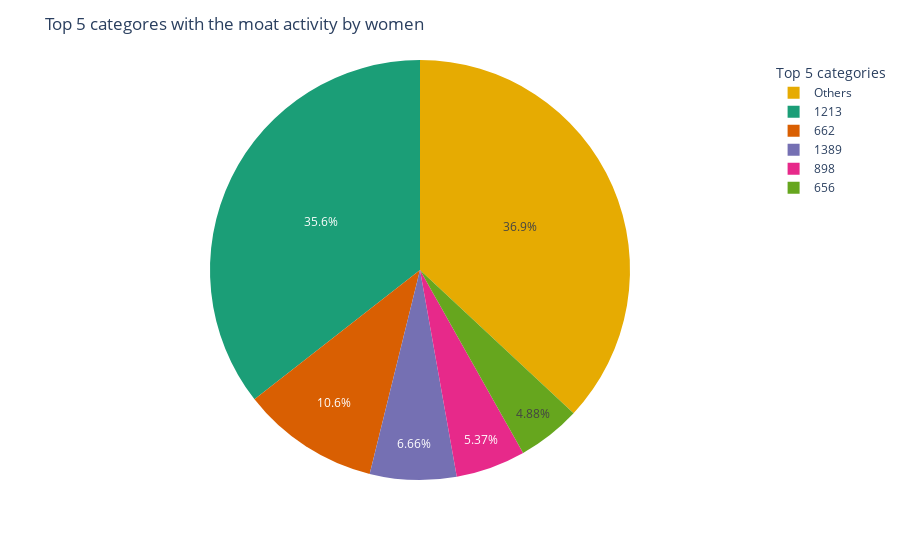

The notebook cell saved with this chart:
### Code cell
x=dff.groupby('category_id').count()
x = x.iloc[:, 0:1]
x = x.rename(columns={"user_id": "Cat_count"})
x=x.reset_index()
x.sort_values('Cat_count',ascending=False,inplace=True)
new_df = x.iloc[5:]
s=new_df['Cat_count'].sum()
x = x.iloc[:5]
x['category_id'] = x['category_id'].astype(str)
x.loc[len(df)] = ['Others', s]
fig = px.pie(x, values='Cat_count', names='category_id', 
             color='category_id', color_discrete_sequence=px.colors.qualitative.Dark2,
             labels={'category_id': 'Category ID', 'Cat_count': 'Cat_Count'})
fig.update_layout(legend_title='Top 5 categories', title_text="Top 5 categores with the moat activity by women")

fig.show()

### Figure 1 — Plotly figure (JSON) as saved in the notebook; plotly's stock layout.template omitted (floating-point values rounded to 4 significant figures)
{"data": [{"customdata": [["1213"], ["662"], ["1389"], ["898"], ["656"], ["Others"]], "domain": {"x": [0, 1], "y": [0, 1]}, "hovertemplate": "Category ID=%{customdata[0]}<br>Cat_Count=%{value}<extra></extra>", "labels": ["1213", "662", "1389", "898", "656", "Others"], "legendgroup": "", "marker": {"colors": ["rgb(27,158,119)", "rgb(217,95,2)", "rgb(117,112,179)", "rgb(231,41,138)", "rgb(102,166,30)", "rgb(230,171,2)"]}, "name": "", "showlegend": true, "type": "pie", "values": [2067, 616, 387, 312, 284, 2148]}], "layout": {"legend": {"title": {"text": "Top 5 categories"}, "tracegroupgap": 0}, "margin": {"t": 60}, "piecolorway": ["rgb(27,158,119)", "rgb(217,95,2)", "rgb(117,112,179)", "rgb(231,41,138)", "rgb(102,166,30)", "rgb(230,171,2)", "rgb(166,118,29)", "rgb(102,102,102)"], "title": {"text": "Top 5 categores with the moat activity by women"}}}
